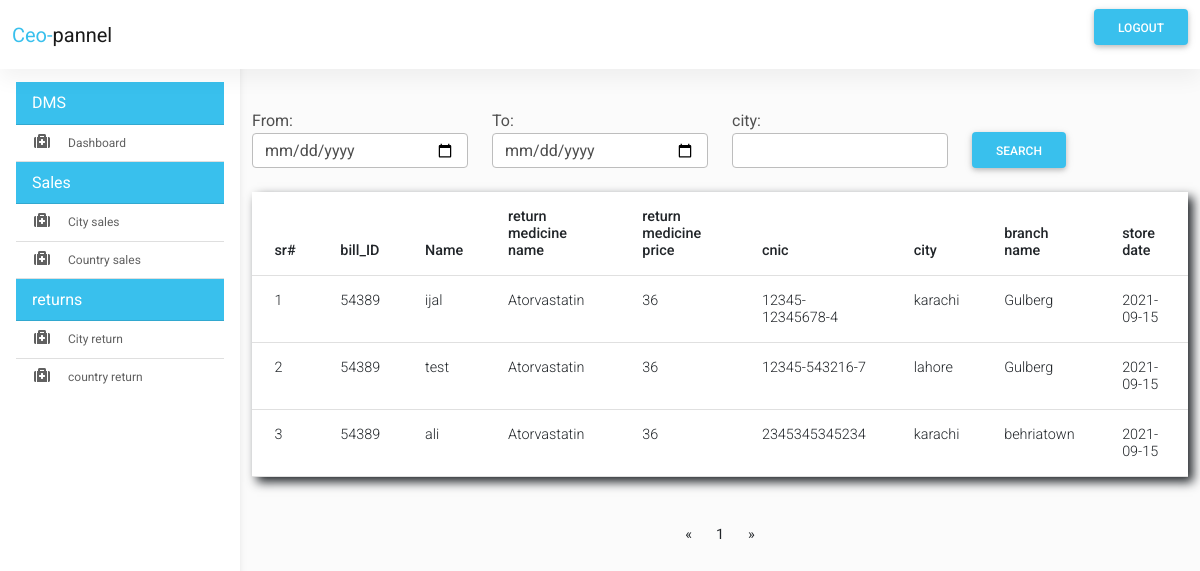
Screenshot of /Ceo/cityreturn.php (signed in) with the database file from the repository.
### tables this page shows
CREATE TABLE `sales_m_return` (
  `id` int(11) NOT NULL,
  `rm_name` text NOT NULL,
  `rm_qty` int(250) NOT NULL,
  `rm_price` int(250) NOT NULL,
  `rm_id` int(250) NOT NULL,
  `salesman_id` int(250) NOT NULL,
  `s_table_r_id` int(250) NOT NULL,
  `created_at` date NOT NULL DEFAULT current_timestamp()
);

CREATE TABLE `sales_manager` (
  `id` int(11) NOT NULL,
  `name` text NOT NULL,
  `cnic` text NOT NULL,
  `phone` text NOT NULL,
  `password` text NOT NULL,
  `country` text NOT NULL,
  `city` text NOT NULL,
  `branch_name` text NOT NULL
);

### Ceo/cityreturn.php (the view, shortened to what this page needs)
<?php
include "./layouts/header.php";
include "./layouts/navbar.php";
?>
<main style="margin-top: 58px">
  <div class="container pt-4">
    <section>
      <div class="row">
      <div class="col-xl-12 col-sm-10 col-12 mb-4">
        <div class="col-xl-12 col-sm-10 col-12 mb-4">
        <form action="<?php echo $_SERVER['PHP_SELF']; ?>" method="post">
<div class="row mt-10px">
    <div class="col-md-3 " >
    <label for="">From: </label>
        <input type="date" name="date_1" class="form-control "   />
    </div>
    <div class="col-md-3">
<label for="">To:</label>
<input type="date" name="date_2" class="form-control"  />
</div>
<div class="col-md-3">
        <label for="">city:</label>
        <input type="text" name="city" class="form-control"  />
    </div>
    <div class="col-md-3">
        <button type="submit" class="btn btn-info mt-4" name="btnseach" style="width: fit-content;margin-top:20px">search</button>
    </div>
    </form>
          </div>
        </div>
          <table class="table">
            <thead>
              <tr>
                <th>sr#</th>
                <th>bill_ID</th>
                <th>Name</th>
                <th>return medicine name</th>
                <th>return medicine price</th>
                <th>cnic</th>
                <th>city</th>
                <th>branch name</th>
                <th>store date</th>
              </tr>
            </thead>
            <tbody>
            <?php
    $index=0;
  $result_per_page = 5;
        $sql = "SELECT * FROM sales_m_return ";
        $result = $connect->query($sql);
        $number_of_rows = mysqli_num_rows($result);
        if ($result->num_rows > 0) {
            $number_of_f_p = ceil($number_of_rows / $result_per_page);
            if (!isset($_GET['page'])) {
                $page = 1;
            } else {
                $page = $_GET['page'];
            }
            $this_page_f_result = ($page - 1) * $result_per_page;
           if(isset($_POST['btnseach'])){
               $date_1=$_POST["date_1"];
               $date_2=$_POST["date_2"];
               $city=$_POST["city"];
               $sql = "SELECT * from sales_m_return a, sales_manager b  where city='$city' AND created_at between   '$date_1'  AND   '$date_2'   LIMIT " . $this_page_f_result . ',' . $result_per_page;
           }else{
               $sql = "SELECT * from sales_m_return a, sales_manager b LIMIT " . $this_page_f_result . ',' . $result_per_page;
           }
            $result = $connect->query($sql);
            while ($row = $result->fetch_assoc()) {
        ?>
                                <tr>
                                  <td><?php echo ++$index; ?></td>
                                  <td><?php echo $row['rm_id']; ?></td>
                                  <td><?php echo $row['name']; ?></td>
                                  <td><?php echo $row['rm_name']; ?></td>
                                  <td><?php echo $row['rm_price']; ?></td>
                                    <td ><?php echo $row['cnic']; ?></td>
                                    <td ><?php echo $row['city']; ?></td>
                                    <td ><?php echo $row['branch_name']; ?></td>
                                    <td><?php echo $row['created_at']; ?></td>
                                </tr>
                    <?php
                            }
                        }
                    ?>
            </tbody>
          </table>
        </div>
        <div class="set_pagination">
    <nav aria-label="Page navigation example">
        <ul class="pagination justify-content-center">
            <li class="page-item">
                <a class="page-link" href="index.php?page=<?php echo $page ?>" aria-label="Previous">
                    <span aria-hidden="true">&laquo;</span>
                </a>
            </li>
            <?php
            for ($page = 1; $page <= $number_of_f_p; $page++) {
            ?>
                <li class="page-item"><a class="page-link" href="index.php?page=<?php echo $page ?>"><?php echo $page ?></a></li>
            <?php
            }
            ?>
            <li class="page-item">
                <a class="page-link" href="index.php?page=<?php echo $page - 1 ?>" aria-label="Next">
                    <span aria-hidden="true">&raquo;</span>
                </a>
            </li>
        </ul>
    </nav>
</div>
      </div>
</main>
<?php
include "./layouts/footer.php";
?>

### Ceo/assets/css/admin.css (style rules this page uses)
body { background-color: #fbfbfb; }
@media (min-width: 991.98px) { main { padding-left: 240px; } }

### Ceo/layouts/header.php (style rules this page uses)
table { background-color: white; padding: 10px; box-shadow: 5px 5px 10px; }

### rows the page displays
sales_m_return: rm "54389", sales_manager.name "ijal", rm_name "Atorvastatin", rm_price "36", sales_manager.cnic "12345-12345678-4", sales_manager.city "karachi", sales_manager.branch_name "Gulberg", created_at "2021-09-15", sales_manager.name "test", sales_manager.cnic "12345-543216-7", sales_manager.city "lahore", sales_manager.name "ali", sales_manager.cnic "2345345345234", sales_manager.branch_name "behriatown"
